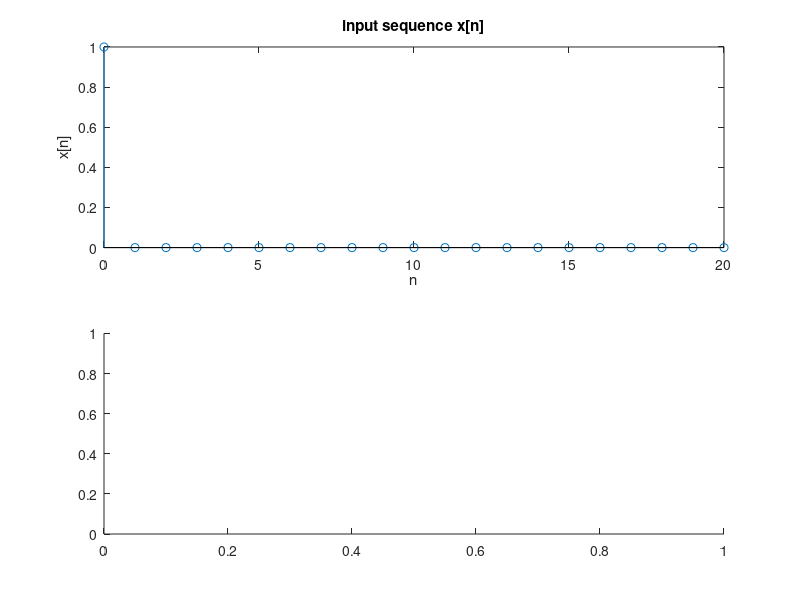

Source code (MATLAB): (Note: this script raises an error after producing the figure.)
%y(n)-0.25y(n-1)-0.125y(n-2)=x(n)+0.5x(n-1)
%x(n)=u(n)-u(n-2)
%y(-1)=1 , y(-2)=2
clc; 
clear all; 
close all; 
a=input('Enter the coefficients of x:'); 
b=input('Enter the coefficients of y:'); 
M=length(a)-1;
N=length(b)-1;
IC=input('Enter the initial conditions for y:');
n=[-N:20]; %Number of terms
x=[(n>=0)]-[(n>=2)]; %x(n)=u(n)-u(n-2)
x=double([n==0]); %To find the impulse response
subplot(211);
stem(n,x);
title('input sequence x[n]');
xlabel('n');
ylabel('x[n]');
y=[IC zeros(1,length(n)-N)];
for n=N+1:20
sumx=0;sumy=0;
for k=0:M
sumx=sumx+(a(k+1)*x(n-k));
end
for k=1:N
sumy=sumy+(b(k+1)*y(n-k));
end
y(n)=sumx-sumy;
end
n=[-N:20];
subplot(212);
stem(n,y);
title('Output sequence y[n]');
xlabel('n');
ylabel('y[n]');
disp('y[n]=');
disp(y)
